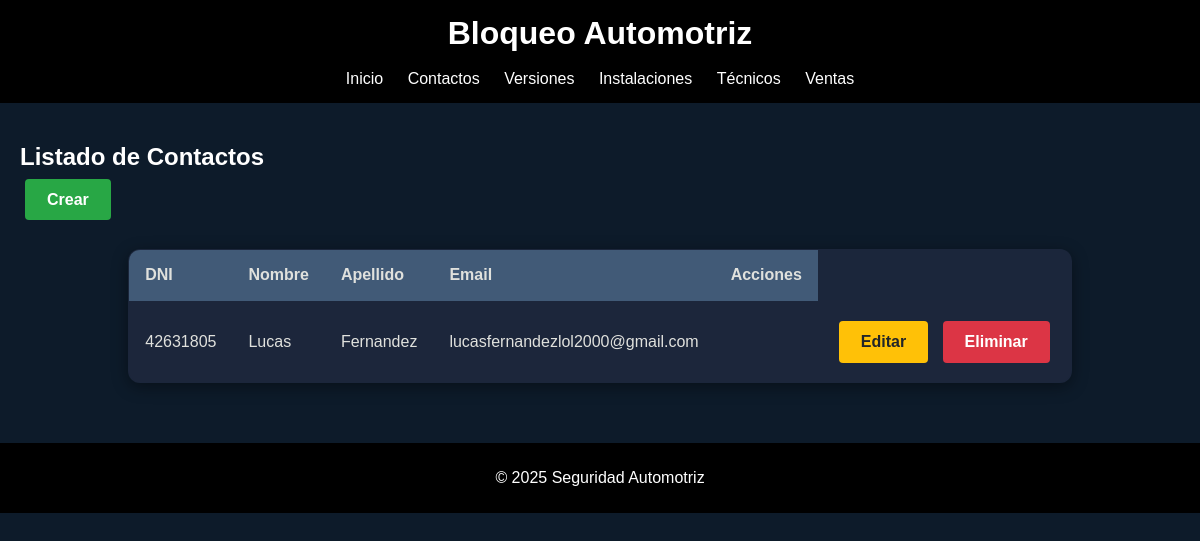
/contactos/, run on the app's committed database.
### App/models.py (models this page shows, shortened)
class Contacto(models.Model):
    dni = models.IntegerField(unique=True)
    nombre = models.CharField(max_length=25)
    apellido = models.CharField(max_length=25)
    email = models.EmailField(max_length=40)

### App/views.py (the view)
# urls.py: path('contactos/', contacto_list, name='contacto_list'),
def contacto_list(request):
    contactos = Contacto.objects.all()
    return render(request, 'App/contacto_list.html', {'contactos': contactos})

### App/Templates/App/contacto_list.html
{% extends 'App/base.html' %}
{% block content %}
<section class="seccion">
<h2>Listado de Contactos</h2>
<div class="acciones-superiores">
    <a href="{% url 'contacto_create' %}" class="btn-crear">Crear</a>
</div>
<table class="tabla-contactos">
    <thead>
        <tr>
            <th>DNI</th>
            <th>Nombre</th>
            <th>Apellido</th>
            <th>Email</th>
            <th>Acciones</th>
        </tr>
    </thead>
    <tbody>
        {% for contacto in contactos %}
        <tr>
        <td>{{ contacto.dni }}</td>
        <td>{{ contacto.nombre }}</td>
        <td>{{ contacto.apellido }}</td>
        <td>{{ contacto.email }}</td>
        <td>{{ contacto.fecha_registro }}</td>
        <td>
            <a href="{% url 'contacto_update' contacto.id %}" class="btn-actualizar">Editar</a>
            <a href="{% url 'contacto_delete' contacto.id %}" class="btn-eliminar">Eliminar</a>
        </td>
        </tr>
        {% empty %}
        <tr>
            <td colspan="5" style="padding-left: 10px; text-align: left;">No hay contactos cargados.</td>
        </tr>
        {% endfor %}
    </tbody>
</table>
</section>
{% endblock %}

### App/static/App/estilos.css (style rules this page uses)
body { margin: 0; font-family: Arial, sans-serif; background-color: #0D1B2A; color: white; }
.btn-crear { background-color: #28a745; color: white; padding: 10px 20px; border: 2px solid transparent; border-radius: 4px; font-weight: bold; margin: 5px; transition: border-color 0.2s, background 0.2s; text-decoration: none; }
.btn-actualizar { background-color: #ffc107; color: #212529; padding: 10px 20px; border: 2px solid transparent; border-radius: 4px; font-weight: bold; margin: 5px; transition: border-color 0.2s, background 0.2s; text-decoration: none; }
.btn-eliminar { background-color: #dc3545; color: white; padding: 10px 20px; border: 2px solid transparent; border-radius: 4px; font-weight: bold; margin: 5px; transition: border-color 0.2s, background 0.2s; text-decoration: none; }
.tabla-contactos, .tabla-instalaciones, .tabla-tecnico, .tabla-ventas, .tabla-versionproducto { width: 75%; margin: 40px auto; border-collapse: collapse; border-radius: 12px; overflow: hidden; box-shadow: 0 4px 16px rgba(0, 0, 0, 0.4); background-color: #1B263B; border: 1px solid #415A77; }
.tabla-tecnico th, .tabla-tecnico td, .tabla-versionproducto th, .tabla-versionproducto td, .tabla-contactos th, .tabla-contactos td, .tabla-instalaciones th, .tabla-instalaciones td, .tabla-ventas th, .tabla-ventas td { padding: 16px; text-align: left; border-bottom: 1px solid #415A77; color: #E0E1DD; background-color: rgba(29, 38, 59, 0.95); }
.tabla-tecnico th, .tabla-versionproducto th, .tabla-contactos th, .tabla-instalaciones th, .tabla-ventas th { background-color: #415A77; font-weight: bold; }
.tabla-tecnico td:last-child, .tabla-ventas td:last-child, .tabla-contactos td:last-child, .tabla-versionproducto td:last-child, .tabla-instalaciones td:last-child { white-space: nowrap; text-align: right; }
.tabla-versionproducto .btn-actualizar, .tabla-versionproducto .btn-eliminar, .tabla-tecnico .btn-actualizar, .tabla-tecnico .btn-eliminar, .tabla-ventas .btn-actualizar, .tabla-ventas .btn-eliminar, .tabla-contactos .btn-actualizar, .tabla-contactos .btn-eliminar, .tabla-instalaciones .btn-actualizar, .tabla-instalaciones .btn-eliminar { margin-right: 5px; margin-bottom: 3px; display: inline-block; }

### data on the page
Contacto: dni "42631805", nombre "Lucas", apellido "Fernandez", email "lucasfernandezlol2000@gmail.com"
